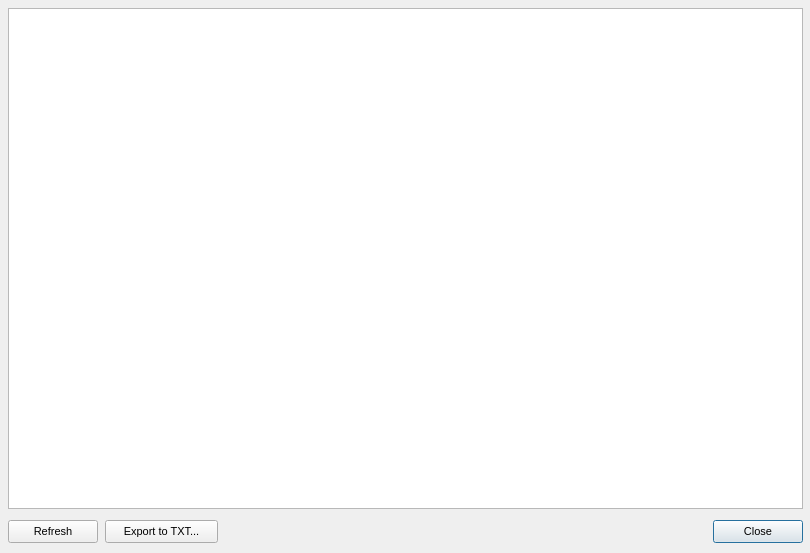
<?xml version="1.0" encoding="UTF-8"?>
<!-- Файл создан tools/rc2ui.py из ресурсов Windows-версии. Не править вручную. -->
<ui version="4.0">
 <class>IDD_TMC_CALCTIME</class>
 <widget class="QDialog" name="IDD_TMC_CALCTIME">
  <property name="geometry">
   <rect>
    <x>0</x>
    <y>0</y>
    <width>810</width>
    <height>553</height>
   </rect>
  </property>
  <property name="minimumSize">
   <size>
    <width>810</width>
    <height>553</height>
   </size>
  </property>
  <property name="maximumSize">
   <size>
    <width>810</width>
    <height>553</height>
   </size>
  </property>
  <property name="windowTitle">
   <string notr="true">Calculation time</string>
  </property>
  <property name="font">
   <font>
    <pointsize>8</pointsize>
   </font>
  </property>
   <widget class="QPushButton" name="IDOK">
    <property name="geometry">
     <rect>
      <x>713</x>
      <y>520</y>
      <width>90</width>
      <height>23</height>
     </rect>
    </property>
    <property name="default">
     <bool>true</bool>
    </property>
    <property name="text">
     <string notr="true">Close</string>
    </property>
   </widget>
   <widget class="QPushButton" name="IDC_TMCCALCTIMEEXPORT">
    <property name="geometry">
     <rect>
      <x>105</x>
      <y>520</y>
      <width>113</width>
      <height>23</height>
     </rect>
    </property>
    <property name="text">
     <string notr="true">Export to TXT...</string>
    </property>
   </widget>
   <widget class="QPushButton" name="IDC_TMCCALCTIMEREFRESH">
    <property name="geometry">
     <rect>
      <x>8</x>
      <y>520</y>
      <width>90</width>
      <height>23</height>
     </rect>
    </property>
    <property name="text">
     <string notr="true">Refresh</string>
    </property>
   </widget>
   <widget class="QPlainTextEdit" name="IDC_TMCCALCTIMETEXT">
    <property name="geometry">
     <rect>
      <x>8</x>
      <y>8</y>
      <width>795</width>
      <height>501</height>
     </rect>
    </property>
    <property name="readOnly">
     <bool>true</bool>
    </property>
    <property name="lineWrapMode">
     <enum>QPlainTextEdit::NoWrap</enum>
    </property>
   </widget>
 </widget>
 <resources/>
 <connections/>
 <tabstops>
  <tabstop>IDC_TMCCALCTIMETEXT</tabstop>
  <tabstop>IDC_TMCCALCTIMEREFRESH</tabstop>
  <tabstop>IDC_TMCCALCTIMEEXPORT</tabstop>
  <tabstop>IDOK</tabstop>
 </tabstops>
</ui>
